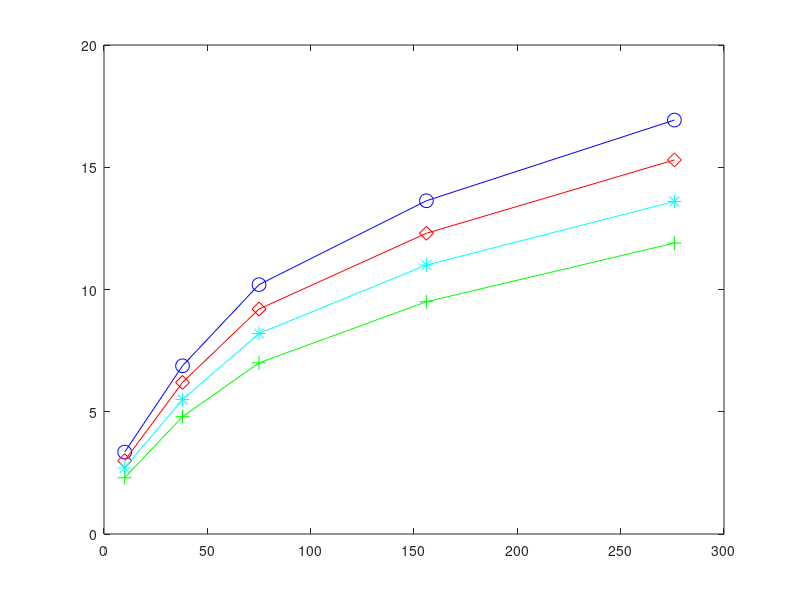

Reproduce this figure in MATLAB. (Note: this script raises an error after producing the figure.)
%plot figures 


dataset = 'spam';
task = 'comm-effi';

if strcmp(dataset, 'occupancy') && strcmp(task, 'comm-effi')
%communication efficient - occupancy
time = [292 461 684 1012 1400  1943 2474];
regret_basic = [17 20.3 23.7 27 30 33 37];
regret_our_beta1 = [15.2 18.3 21.4 24.4 27 30 33];
regret_our_beta2 = [13.6 16 19 21.7 24 27 29];
regret_our_beta3 = [11.8 14.3 16.6 19 21 23.6 25.8];
plot(time, regret_basic, '-ob','MarkerSize',10);
hold on;
plot(time, regret_our_beta1, '-dr','MarkerSize',10);
hold on;
plot(time, regret_our_beta2, '-*c','MarkerSize',10);
hold on;
plot(time, regret_our_beta3, '-+g','MarkerSize',10);
pax = gca;
pax.FontSize = 15;
axis([280 2500 10 40]);

xlabel('Time(s)');
ylabel('Dynamic regret');
legend('DOGD-PRE', 'DOGD-OUR(\beta=0.9)','DOGD-OUR(\beta=0.8)','DOGD-OUR(\beta=0.7)',...
    'Location','southeast'); 

elseif strcmp(dataset, 'online-tail') && strcmp(task, 'comm-effi')

%communication efficient - online-tail
time = [809 1126 1519 1925 2449 2984 3687];
regret_basic = [27.7 31 34.5 38 42 45 49];
regret_our_beta1 = [20.8 23 25.8 28.6 31.5 34.5 37];
regret_our_beta2 = [16.4 18 20 22.6 25 27.8 29.8];
regret_our_beta3 = [12.7 14 15.7 17.6 19.7 22 23.7];
plot(time, regret_basic, '-ob','MarkerSize',10);
hold on;
plot(time, regret_our_beta1, '-dr','MarkerSize',10);
hold on;
plot(time, regret_our_beta2, '-*c','MarkerSize',10);
hold on;
plot(time, regret_our_beta3, '-+g','MarkerSize',10);
pax = gca;
pax.FontSize = 15;
axis([800 3800 10 50]);

xlabel('Time(s)');
ylabel('Dynamic regret');
legend('DOGD-PRE', 'DOGD-OUR(\beta=0.9)','DOGD-OUR(\beta=0.8)','DOGD-OUR(\beta=0.7)',...
    'Location','southeast'); 


elseif strcmp(dataset, 'pm25') && strcmp(task, 'comm-effi')

%communication efficient - online-tail
time = [236 367 544 792 1098];
regret_basic = [17.3 20.6 23.4 25.5 26.8];
regret_our_beta1 = [14.8 17.7 20.25 22.3 24];
regret_our_beta2 = [12.7 15.2 17.52 19.4 20.61];
regret_our_beta3 = [10.7 12.9 14.8 16.4 17.4];
plot(time, regret_basic, '-ob','MarkerSize',10);
hold on;
plot(time, regret_our_beta1, '-dr','MarkerSize',10);
hold on;
plot(time, regret_our_beta2, '-*c','MarkerSize',10);
hold on;
plot(time, regret_our_beta3, '-+g','MarkerSize',10);
pax = gca;
pax.FontSize = 15;
axis([200 1100 10 30]);

xlabel('Time(s)');
ylabel('Dynamic regret');
legend('DOGD-PRE', 'DOGD-OUR(\beta=0.9)','DOGD-OUR(\beta=0.8)','DOGD-OUR(\beta=0.7)',...
    'Location','southeast'); 

elseif strcmp(dataset, 'spam') && strcmp(task, 'comm-effi')
%communication efficient - occupancy
time = [10 38 75 156 276];
regret_basic = [3.35 6.88 10.2 13.63 16.93];
regret_our_beta1 = [3 6.2 9.2 12.3 15.3];
regret_our_beta2 = [2.7 5.5 8.2 11 13.6];
regret_our_beta3 = [2.3 4.8 7 9.5 11.9];
plot(time, regret_basic, '-ob','MarkerSize',10);
hold on;
plot(time, regret_our_beta1, '-dr','MarkerSize',10);
hold on;
plot(time, regret_our_beta2, '-*c','MarkerSize',10);
hold on;
plot(time, regret_our_beta3, '-+g','MarkerSize',10);
pax = gca;
pax.FontSize = 15;
axis([10 280 1 20]);

xlabel('Time(s)');
ylabel('Dynamic regret');
legend('DOGD-PRE', 'DOGD-OUR(\beta=0.9)','DOGD-OUR(\beta=0.8)','DOGD-OUR(\beta=0.7)',...
    'Location','southeast');  


end





















